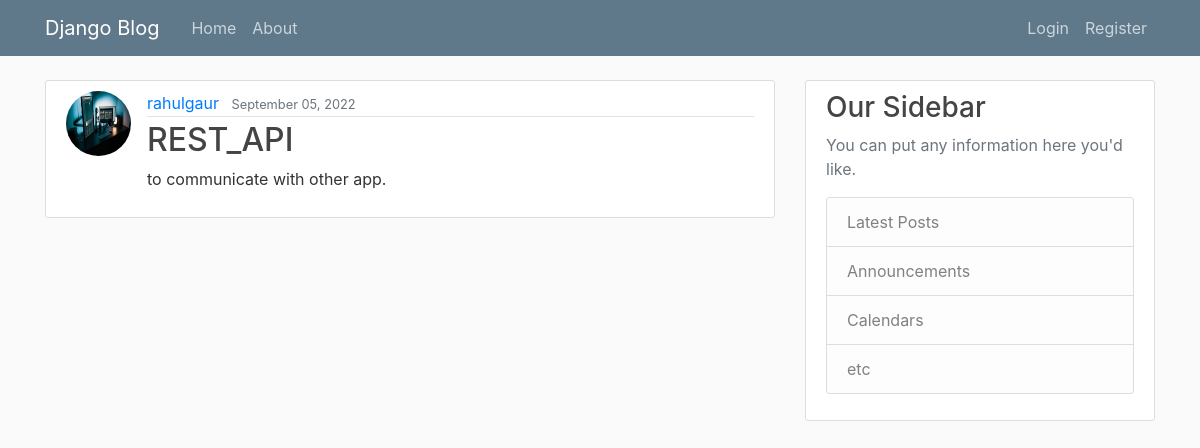
The page /post/13/ on the database its author committed.
### blog/models.py (models this page shows, shortened)
class Post(models.Model):
    title = models.CharField(max_length=100)
    content = models.TextField()
    date_posted = models.DateTimeField(default=timezone.now)
    author = models.ForeignKey(User,on_delete=models.CASCADE)

### users/models.py (models this page shows, shortened)
class Profile(models.Model):
    user = models.OneToOneField(User,on_delete=models.CASCADE)
    image = models.ImageField(default='default.jpg',upload_to='profile_pics')

### blog/views.py (the view)
# urls.py: path('post/<int:pk>/', PostDetailView.as_view(),name="post-detail"),
class PostDetailView(DetailView):
    model = Post

### blog/templates/blog/post_detail.html (shortened to what this page needs)
{% extends 'blog/base.html' %}
{% block content %}
    <article class="media content-section">
        <img class="rounded-circle article-img" src="{{object.author.profile.image.url}}"/>
            <div class="media-body">
               <div class="article-metadata">
                    <a class="mr-2" href="{% url 'user-post' object.author.username %}">{{ object.author }}</a>
                    <small class="text-muted">{{ object.date_posted|date:"F d, Y" }}</small>
                </div>
          <h2><a class="article-title" href="#">{{ object.title }}</a></h2>
          <p class="article-content">{{ object.content }}</p>
          </div>
    </article>
{% endblock %}

### blog/static/blog/main.css (style rules this page uses)
body { background: #fafafa; color: #333333; margin-top: 5rem; }
h1, h2, h3, h4, h5, h6 { color: #444444; }
.content-section { background: #ffffff; padding: 10px 20px; border: 1px solid #dddddd; border-radius: 3px; margin-bottom: 20px; }
.article-title { color: #444444; }
.article-content { white-space: pre-line; }
.article-img { height: 65px; width: 65px; margin-right: 16px; }
.article-metadata { padding-bottom: 1px; margin-bottom: 4px; border-bottom: 1px solid #e3e3e3 }

### rows shown on the page
Post: author.profile.image (picture), author "rahulgaur", date_posted "September 05, 2022", title "REST_API", content "to communicate with other app."
